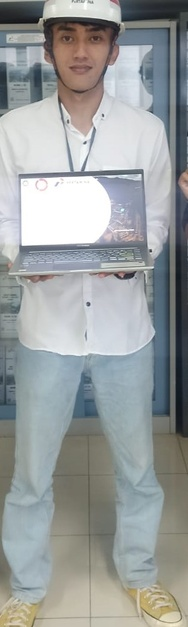
#> input picture magangsendiri.jpg, 188 x 627 px, shrunk from 310 x 1034 before the run
$ python templatematching.py
#> lines starting #> are read from the running program, lines starting #| are printed output that depends on the picture
import cv2
import numpy as np
from matplotlib import pyplot as plt

img = cv2.imread('magangsendiri.jpg', 0)
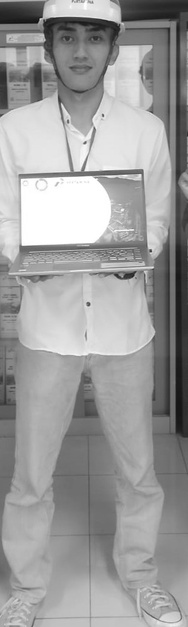
#> img: shape (627, 188); min 12, max 255, mean 157
img2 = img.copy()
template = cv2.imread('magang.jpg', 0)
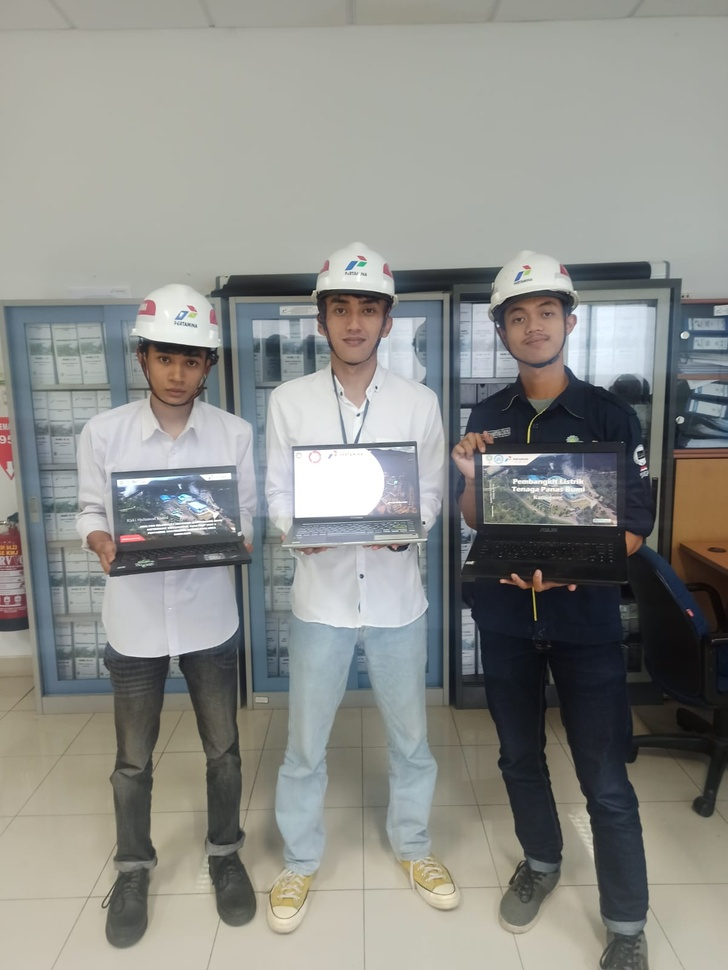
#> input picture magang.jpg, 728 x 970 px, shrunk from 1201 x 1600 before the run
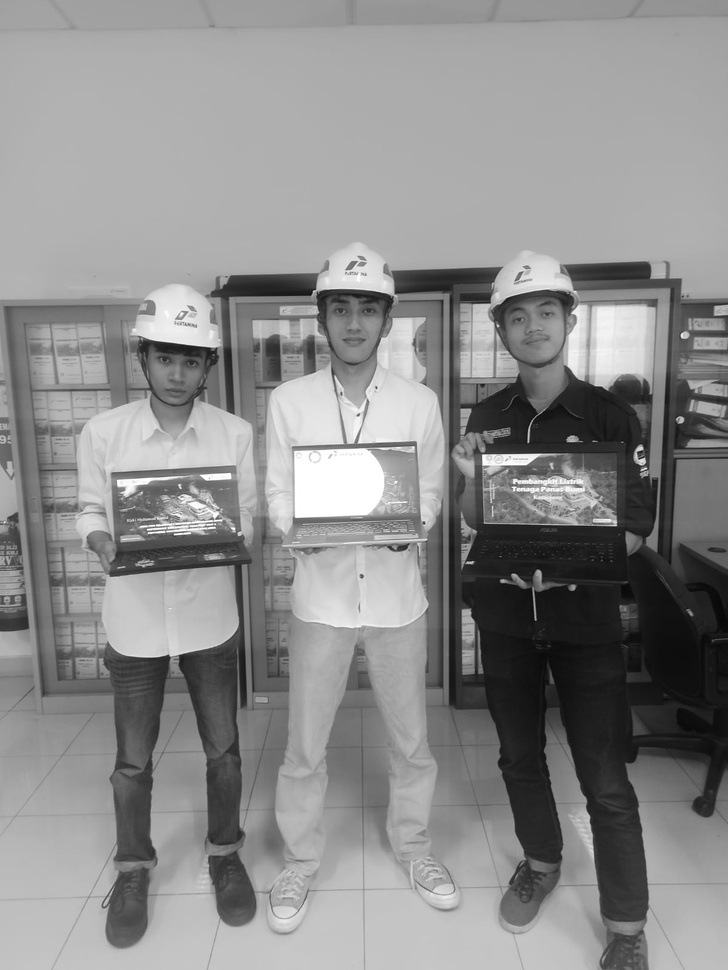
#> template: shape (970, 728); min 7, max 255, mean 139.9
w, h = template.shape[::-1]
#> w = 728; h = 970

# All the 6 methods for comparison in a list
methods = ['cv2.TM_CCOEFF', 'cv2.TM_CCOEFF_NORMED', 'cv2.TM_CCORR',
           'cv2.TM_CCORR_NORMED', 'cv2.TM_SQDIFF', 'cv2.TM_SQDIFF_NORMED']

# perbesar ukuran hasil plotting
plt.rcParams["figure.figsize"] = (15, 15)

for met in methods:
    img = img2.copy()
    method = eval(met)
    # menggunakan template matching
    res = cv2.matchTemplate(img, template, method)

    # mencari ukuran citra template untuk menggambar kotak
    min_val, max_val, min_loc, max_loc = cv2.minMaxLoc(res)

    # metode TM_SQDIFF dan TM_SQDIFF_NORMED menggunakan persamaan yang sedikit berbeda
    # sehingga dibuatkan fungsi khusus untuk mengambil nilai minimum
    if method in [cv2.TM_SQDIFF, cv2.TM_SQDIFF_NORMED]:
        top_left = min_loc
    else:
        top_left = max_loc
    bottom_right = (top_left[0] + w, top_left[1] + h)

# buat persegi pada lokasi yang ditemukan
    # 2 adalah ketebalan garis kotak
    cv2.rectangle(img, top_left, bottom_right, 255, 2)
    print("hasil metode", met, ": ")
    plt.subplot(121), plt.imshow(res, cmap='gray')
    plt.title('Hasil matching'), plt.xticks([]), plt.yticks([])
    plt.subplot(122), plt.imshow(img, cmap='gray')
    plt.title('Lokasi terdeteksi'), plt.xticks([]), plt.yticks([])
    plt.show()
#> this loop made 6 passes
#> (min_val, max_val, min_loc, max_loc) on passes 1 to 6: (-68549432, 306619360, (202, 150), (273, 272)), (-0.219, 0.997, (202, 149), (273, 272)), (1.44e+09, 3.21e+09, (494, 339), (273, 272)), (0.733, 1, (479, 333), (273, 272)), (2131712, 1.53e+09, (273, 272), (481, 335)), (0.000663, 0.776, (273, 272), (494, 339))
#> pass 1, `res = cv2.matchTemplate(img, template, method)`:
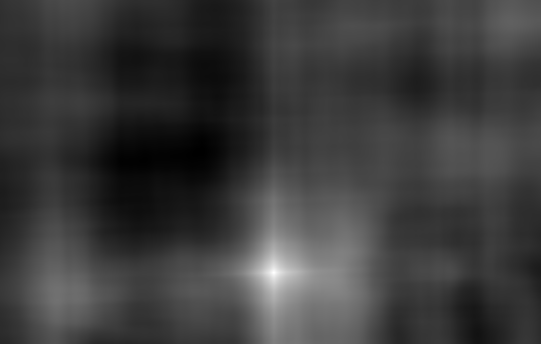
#> res: shape (344, 541) float32; min -68549432, max 306619360, mean 20029496; drawn with min black and max white
#> pass 3, `res = cv2.matchTemplate(img, template, method)`:
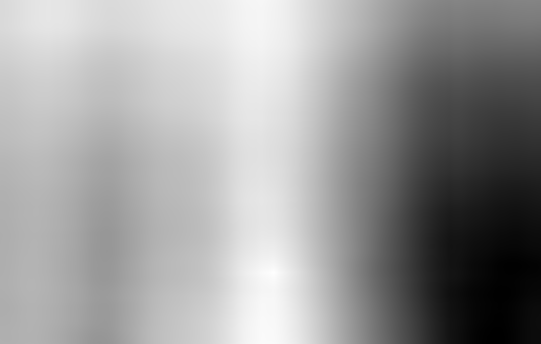
#> res: shape (344, 541) float32; min 1.44e+09, max 3.21e+09, mean 2.52e+09; drawn with min black and max white
#> after the loop:
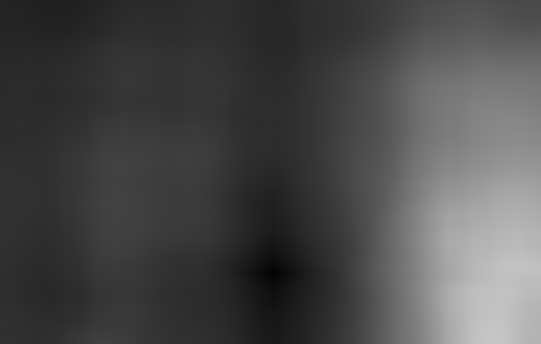
#> res: shape (344, 541) float32; min 0.000663, max 0.776, mean 0.292
